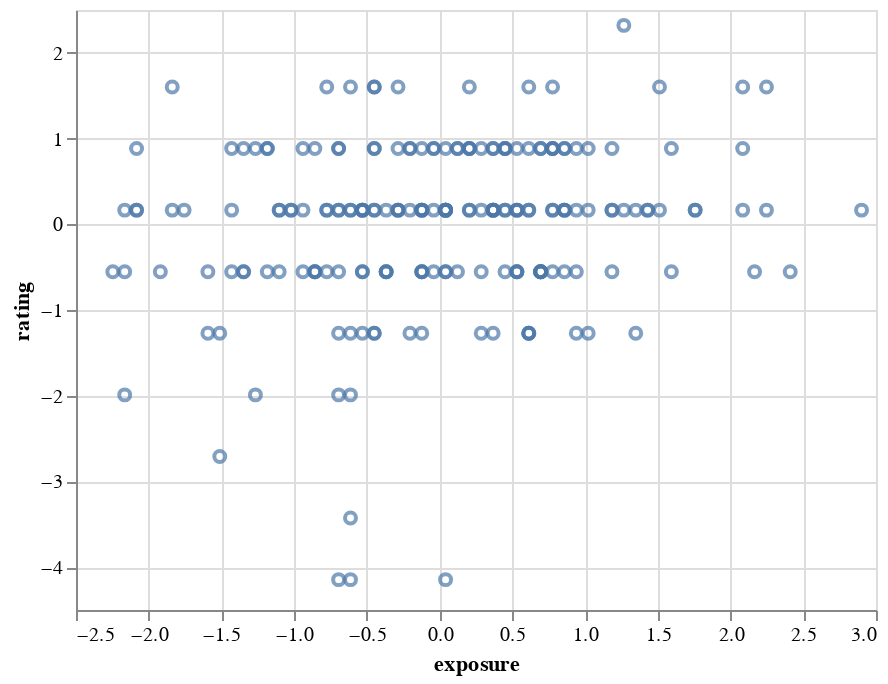

The code cell stored with this chart in its notebook:
### Markdown cell above
- 3a) Erzeugen Sie eine Abbildung, in welcher Sie den Zusammenhang zwischen den beiden Variablen darstellen. Wählen Sie eine geeignete Darstellungsform.

### Code cell
# YOUR CODE HERE
alt.Chart(df_std).mark_point().encode(
    x='exposure',
    y='rating'
)

### Figure 1 — Vega-Lite specification as saved in the notebook (floating-point values rounded to 4 significant figures; data arrays with more than 128 entries replaced by an {"elided": "..."} marker saying what was removed)
{"$schema": "https://vega.github.io/schema/vega-lite/v4.17.0.json", "config": {"view": {"continuousHeight": 300, "continuousWidth": 400}}, "data": {"name": "data-ebc1ffb7e9c0e699848858e366234598"}, "datasets": {"data-ebc1ffb7e9c0e699848858e366234598": {"elided": "200 records"}}, "encoding": {"x": {"field": "exposure", "type": "quantitative"}, "y": {"field": "rating", "type": "quantitative"}}, "mark": "point"}
